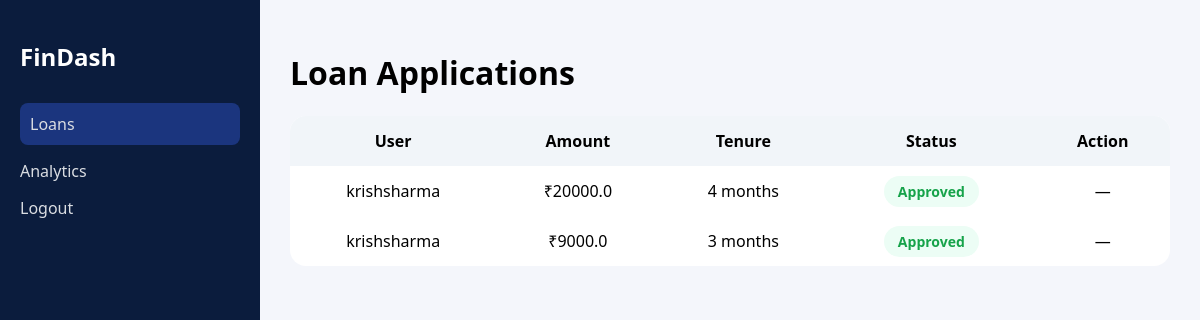
/admin/ (signed in), run on an earlier commit of the app's database.
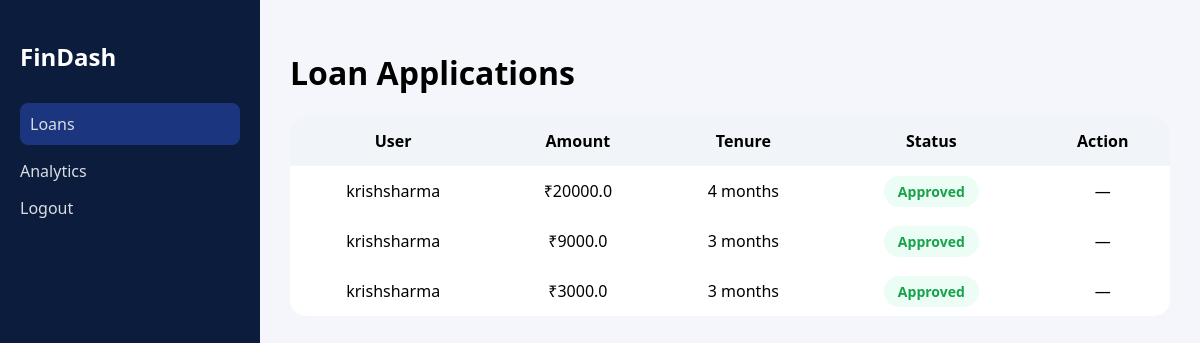
And on a later commit of the database.
### models/loan.py (models this page shows)
class Loan(db.Model):
    id = db.Column(db.Integer, primary_key=True)
    user_id = db.Column(db.Integer, nullable=False)
    borrower = db.Column(db.String(100))
    amount = db.Column(db.Float)
    tenure = db.Column(db.Integer)
    status = db.Column(db.String(20), default="Pending")
    created_at = db.Column(db.DateTime, default=datetime.utcnow)

### routes/admin.py (the view)
@admin_bp.route("/")
@login_required
def dashboard():
    if current_user.role != "admin":
        return "Unauthorized", 403
    loans = Loan.query.all()
    return render_template("admin/dashboard.html", loans=loans)

### templates/admin/dashboard.html (shortened to what this page needs)
<!DOCTYPE html>
<html lang="en">
<head>
    <link rel="stylesheet" href="/static/css/base.css">
    <link rel="stylesheet" href="/static/css/animations.css">
</head>
<body>
<div class="layout">
    <aside class="sidebar">
    <h2>FinDash</h2>
    <a class="active" href="/admin">Loans</a>
    <a href="/admin/analytics">Analytics</a>
    <a href="/auth/logout">Logout</a>
</aside>
    <main class="content">
        <h1>Loan Applications</h1>
        <table>
            <thead>
                <tr>
                    <th>User</th>
                    <th>Amount</th>
                    <th>Tenure</th>
                    <th>Status</th>
                    <th>Action</th>
                </tr>
            </thead>
            <tbody>
                {% for loan in loans %}
                <tr id="loan-{{ loan.id }}">
                    <td>{{ loan.borrower }}</td>
                    <td>₹{{ loan.amount }}</td>
                    <td>{{ loan.tenure }} months</td>
                    <td>
                        <span class="status-badge {{ loan.status }}">
                            {{ loan.status }}
                        </span>
                    </td>
                    <td>
                        {% if loan.status == "Pending" %}
                        <button class="btn approve"
                                data-loan-id="{{ loan.id }}"
                                onclick="updateStatus(this, 'Approved')">
                            Approve
                        </button>
                        <button class="btn reject"
                                data-loan-id="{{ loan.id }}"
                                onclick="updateStatus(this, 'Rejected')">
                            Reject
                        </button>
                        {% else %}
                        —
                        {% endif %}
                    </td>
                </tr>
                {% endfor %}
            </tbody>
        </table>
    </main>
</div>
</body>
</html>

### static/css/base.css (style rules this page uses)
body { margin: 0; font-family: "Segoe UI", sans-serif; background: #f4f6fb; }
.layout { display: flex; min-height: 100vh; }
.sidebar { width: 220px; background: #0b1c3d; color: white; padding: 20px; }
.sidebar h2 { margin-bottom: 30px; }
.sidebar a { display: block; margin: 15px 0; color: white; text-decoration: none; opacity: 0.85; }
.sidebar a.active, .sidebar a:hover { background: #1e3a8a; padding: 10px; border-radius: 8px; }
.content { flex: 1; padding: 30px; }

### static/css/animations.css (style rules this page uses)
table { width: 100%; border-collapse: collapse; }
th, td { padding: 12px; text-align: center; }
tr { transition: background .3s; }
.status-badge { padding: 6px 14px; border-radius: 20px; font-weight: 600; font-size: 14px; transition: all .3s ease; }
.status-badge.Approved { background: #ecfdf5; color: #16a34a; }

### templates/admin/dashboard.html (style rules this page uses)
table { width: 100%; border-collapse: collapse; margin-top: 20px; background: #ffffff; border-radius: 16px; overflow: hidden; }
th, td { padding: 14px; text-align: center; }
th { background: #f1f5f9; font-weight: 600; }

What changed in the data, as far as the page shows it:
added Loan: borrower "krishsharma", amount "3000.0", tenure "3", status "Approved"
